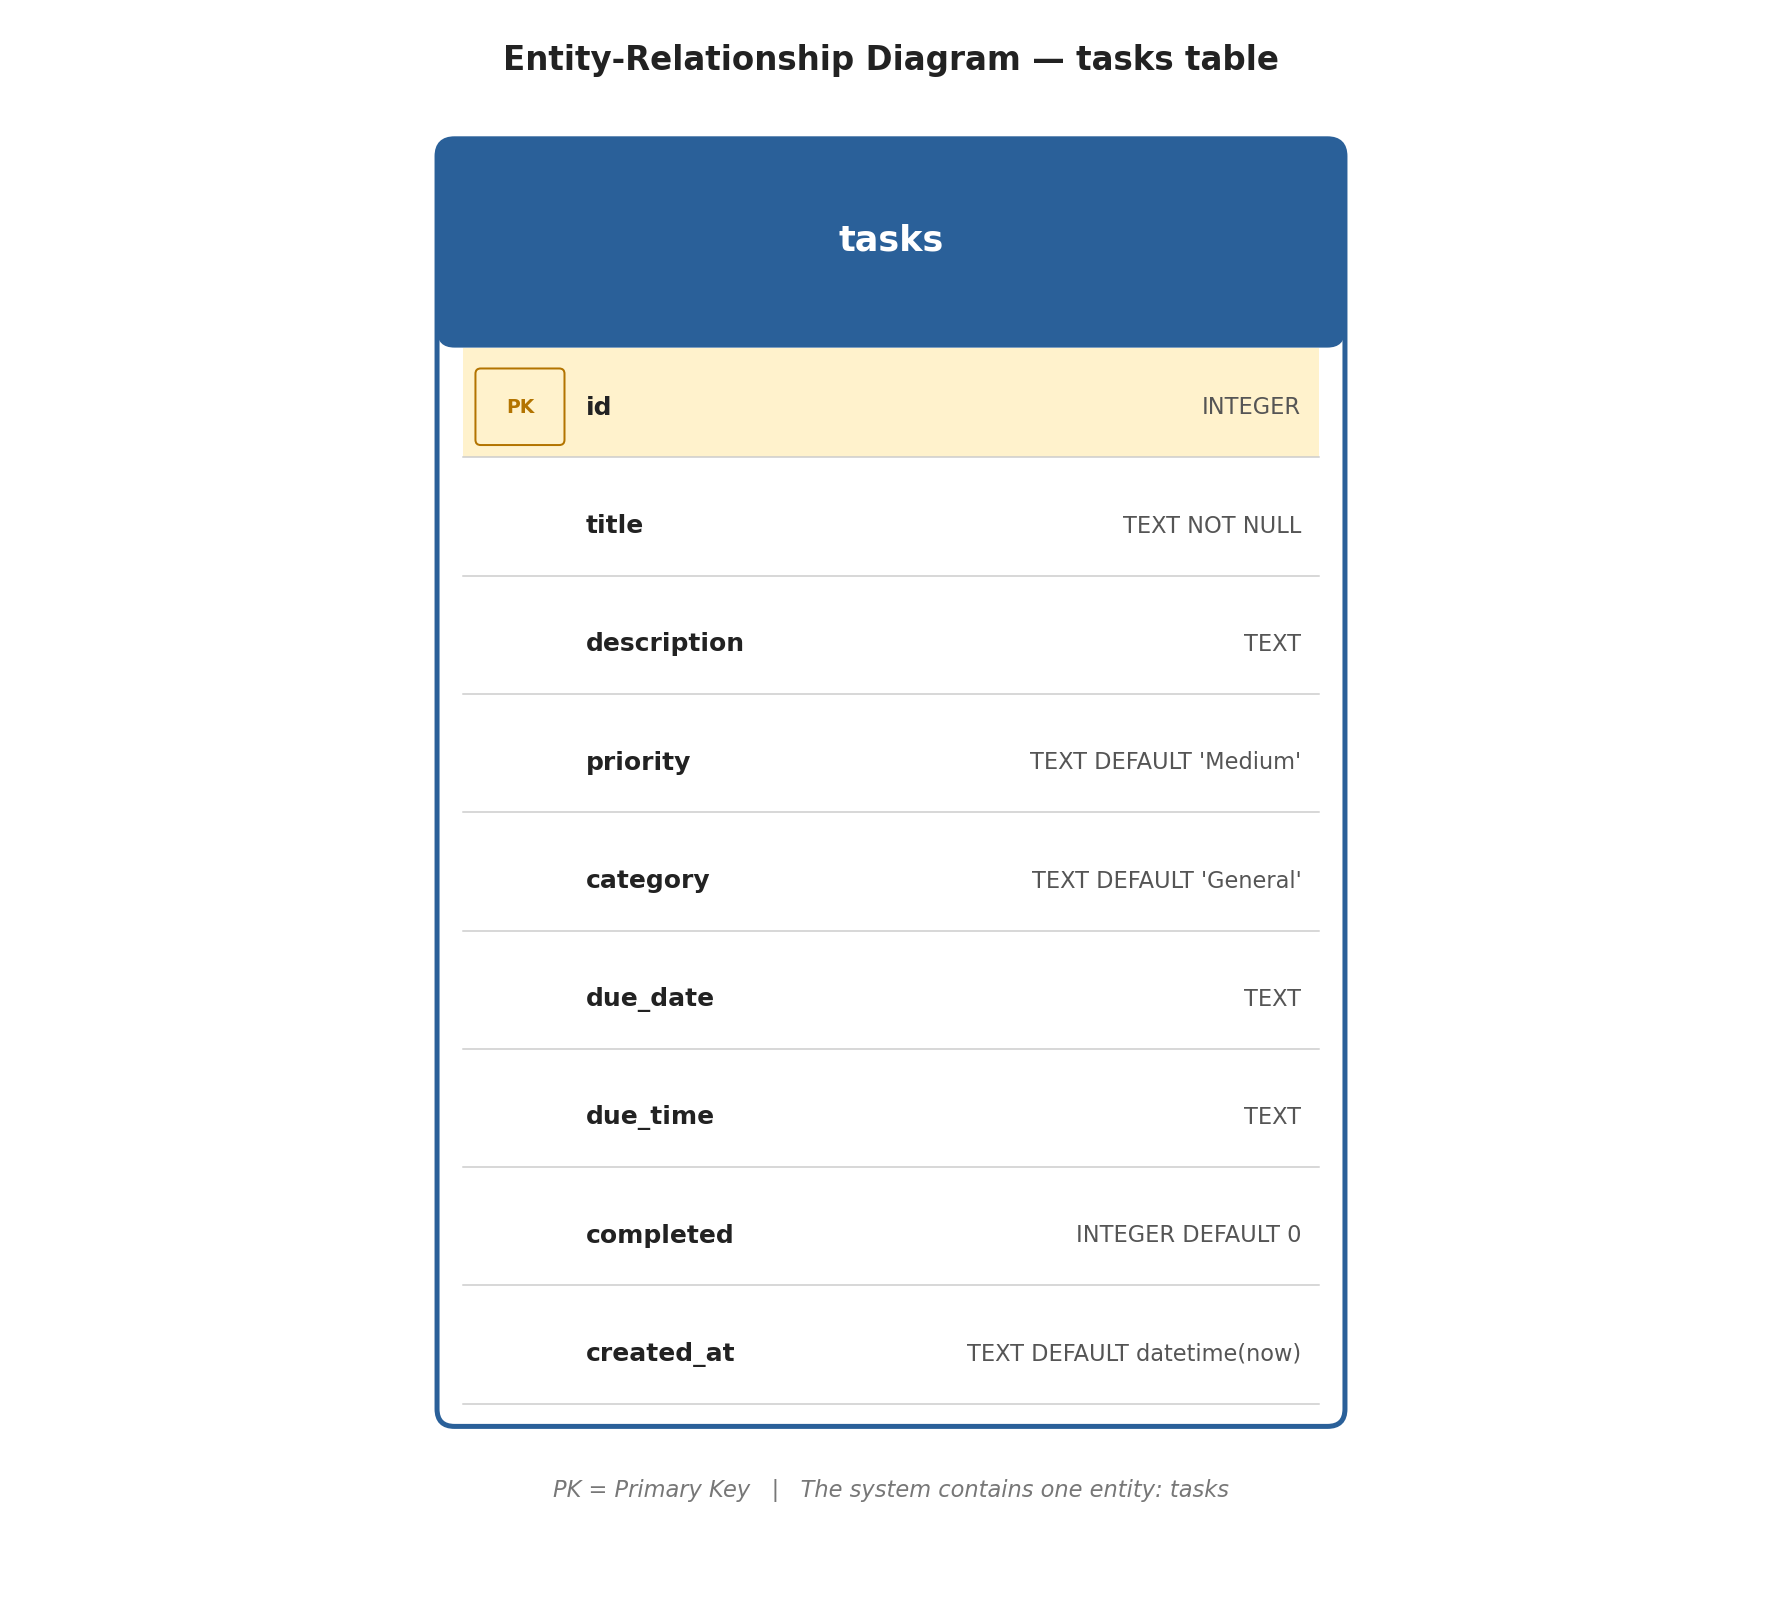

Write the Python code that produced this figure.
import matplotlib.pyplot as plt
from matplotlib.patches import FancyBboxPatch

fig, ax = plt.subplots(figsize=(10, 9))
ax.set_xlim(0, 10)
ax.set_ylim(0, 9)
ax.axis('off')
fig.patch.set_facecolor('white')

# --- Entity box ---
entity_box = FancyBboxPatch(
    (2.5, 1.0), 5.0, 7.2,
    boxstyle="round,pad=0.1",
    linewidth=2.0,
    edgecolor='#2a6099',
    facecolor='white'
)
ax.add_patch(entity_box)

# --- Entity title background ---
title_box = FancyBboxPatch(
    (2.5, 7.2), 5.0, 1.0,
    boxstyle="round,pad=0.1",
    linewidth=0,
    edgecolor='#2a6099',
    facecolor='#2a6099'
)
ax.add_patch(title_box)

ax.text(5.0, 7.72, 'tasks',
        ha='center', va='center',
        fontsize=14, fontweight='bold', color='white')

# --- Columns ---
columns = [
    ('PK', 'id', 'INTEGER', '#fff2cc'),
    ('',   'title', 'TEXT NOT NULL', 'white'),
    ('',   'description', 'TEXT', 'white'),
    ('',   'priority', "TEXT DEFAULT 'Medium'", 'white'),
    ('',   'category', "TEXT DEFAULT 'General'", 'white'),
    ('',   'due_date', 'TEXT', 'white'),
    ('',   'due_time', 'TEXT', 'white'),
    ('',   'completed', 'INTEGER DEFAULT 0', 'white'),
    ('',   'created_at', 'TEXT DEFAULT datetime(now)', 'white'),
]

row_h = 0.68
start_y = 7.1

for i, (key, col, dtype, bg) in enumerate(columns):
    y = start_y - (i * row_h)
    # row background
    row_bg = FancyBboxPatch(
        (2.55, y - row_h + 0.05), 4.9, row_h - 0.05,
        boxstyle="square,pad=0",
        linewidth=0,
        facecolor=bg
    )
    ax.add_patch(row_bg)

    # divider
    ax.plot([2.55, 7.45], [y - row_h + 0.05, y - row_h + 0.05],
            color='#cccccc', linewidth=0.6)

    # key badge
    if key:
        badge = FancyBboxPatch(
            (2.65, y - row_h + 0.15), 0.45, 0.38,
            boxstyle="round,pad=0.03",
            linewidth=0.8,
            edgecolor='#b37400',
            facecolor='#fff2cc'
        )
        ax.add_patch(badge)
        ax.text(2.875, y - row_h + 0.34, key,
                ha='center', va='center',
                fontsize=7.5, fontweight='bold', color='#b37400')

    # column name
    ax.text(3.25, y - row_h/2, col,
            ha='left', va='center',
            fontsize=10, fontweight='bold', color='#222222')

    # data type
    ax.text(7.35, y - row_h/2, dtype,
            ha='right', va='center',
            fontsize=9, color='#555555')

# --- Title ---
ax.text(5.0, 8.7, 'Entity-Relationship Diagram — tasks table',
        ha='center', fontsize=13, fontweight='bold', color='#222222')

# --- Note ---
ax.text(5.0, 0.5,
        'PK = Primary Key   |   The system contains one entity: tasks',
        ha='center', fontsize=9, color='#777777', style='italic')

plt.tight_layout()
plt.savefig(
    r'C:\Users\chaim\Desktop\task-manager\docs\diagrams\erd_diagram.png',
    dpi=180, bbox_inches='tight', facecolor='white')
print("ERD diagram saved!")
